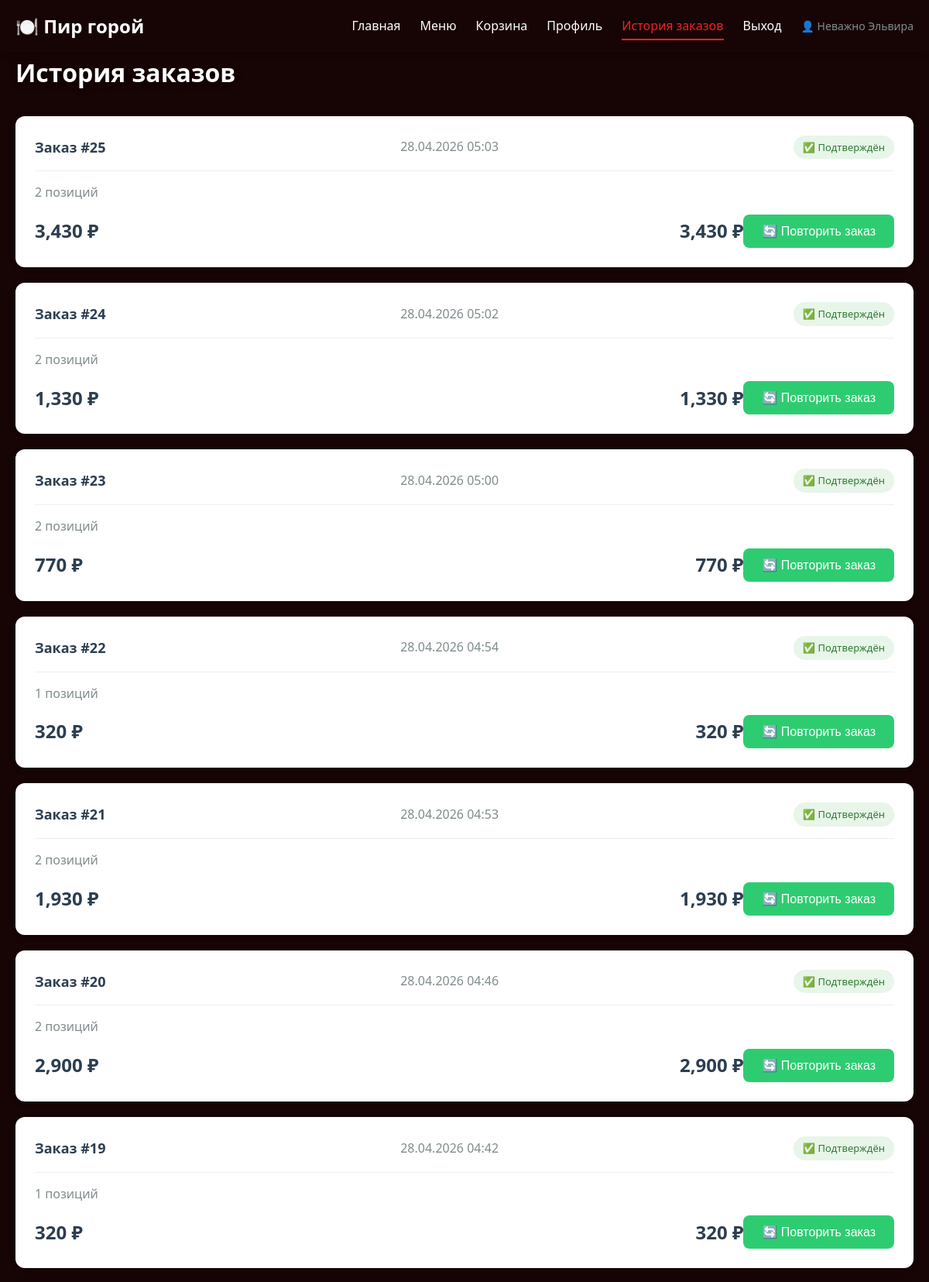
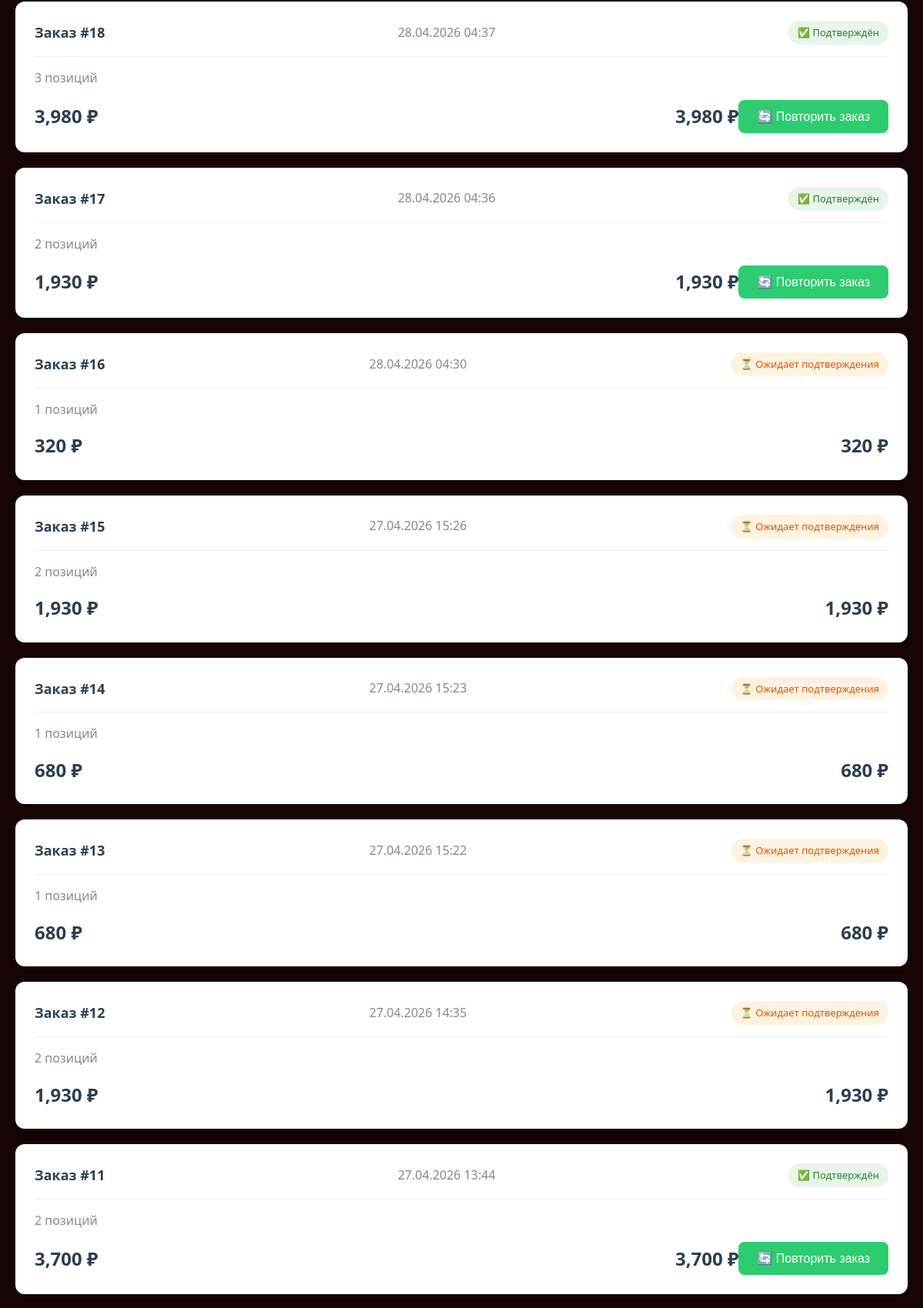
The page /?page=orders (signed in, upper part) on the database its author committed (2 pictures, top to bottom).
### tables this page shows
CREATE TABLE `orders` (
  `id` int(11) NOT NULL,
  `user_id` int(11) NOT NULL,
  `total_amount` decimal(10,2) NOT NULL,
  `status` enum('new','pending','confirmed','cooking','ready','delivered','cancelled') DEFAULT 'new',
  `delivery_address` text DEFAULT NULL,
  `created_at` timestamp NOT NULL DEFAULT current_timestamp(),
  `confirm_token` varchar(255) DEFAULT NULL
);

### src/Controllers/OrderHistoryController.php (called while the page is built, shortened)
<?php
class OrderHistoryController {
    public function index() {
        $service = new OrderHistoryService();
        $orders = $service->getUserOrders($_SESSION['user_id']);
        require_once __DIR__ . '/../Views/orders.php';
    }
}

### src/Services/OrderHistoryService.php (called while the page is built, shortened)
<?php
class OrderHistoryService {
    public function getUserOrders(int $userId): array {
        $pdo = DBStorage::getInstance();
        $stmt = $pdo->prepare("
            SELECT o.id, o.total_amount, o.status, o.created_at, o.confirm_token,
                   (SELECT COUNT(*) FROM order_items WHERE order_id = o.id) as items_count
            FROM orders o
            WHERE o.user_id = ?
            ORDER BY o.created_at DESC
        ");
        $stmt->execute([$userId]);
        return $stmt->fetchAll();
    }
}

### src/Views/orders.php (the view, shortened to what this page needs)
<!DOCTYPE html>
<html lang="ru">
<head>
    <link rel="stylesheet" href="/assets/css/style.css">
</head>
<body>
    <?php require_once __DIR__ . '/header.php'; ?>
    <main class="container">
        <h1 class="page-title">История заказов</h1>
        <?php if (empty($orders)): ?>
            <div class="empty-orders">
                <div class="empty-orders-icon">📋</div>
                <h2>У вас пока нет заказов</h2>
                <p>Самое время попробовать наши блюда!</p>
                <a href="/?page=menu" class="btn btn-primary">Перейти в меню</a>
            </div>
        <?php else: ?>
            <div class="orders-list">
                <?php foreach ($orders as $order): ?>
                <?php
                $s = isset($order['status']) ? (string)$order['status'] : '';
                if ($s === 'pending') {
                    $t = '⏳ Ожидает подтверждения'; $c = 'status-pending';
                } elseif ($s === 'confirmed') {
                    $t = '✅ Подтверждён'; $c = 'status-confirmed';
                } elseif ($s === 'cooking') {
                    $t = '👨‍🍳 Готовится'; $c = 'status-cooking';
                } elseif ($s === 'ready') {
                    $t = '✨ Готов к выдаче'; $c = 'status-ready';
                } elseif ($s === 'delivered') {
                    $t = '🚚 Доставлен'; $c = 'status-delivered';
                } elseif ($s === 'cancelled') {
                    $t = '❌ Отменён'; $c = 'status-cancelled';
                } elseif ($s === 'new') {
                    $t = '📦 Новый'; $c = 'status-new';
                } else {
                    $t = '❓ [' . htmlspecialchars($s) . ']'; $c = 'status-unknown';
                }
                ?>
                <div class="order-card">
                    <div class="order-header">
                        <div class="order-id">Заказ #<?= $order['id'] ?></div>
                        <div class="order-date"><?= date('d.m.Y H:i', strtotime($order['created_at'])) ?></div>
                        <span class="order-status <?= $c ?>"><?= $t ?></span>
                    </div>
                    <div class="order-items">
                        <span class="items-count"><?= $order['items_count'] ?? 0 ?> позиций</span>
                    </div>
                    <div class="order-footer">
                        <div class="order-total"><?= number_format($order['total_amount']) ?> ₽</div>
                        <div class="order-footer">
                            <div class="order-total"><?= number_format($order['total_amount']) ?> ₽</div>
                            <?php if ($s === 'confirmed'): ?>
                                <button class="btn btn-secondary" onclick="repeatOrder(<?= $order['id'] ?>)">
                                    🔄 Повторить заказ
                                </button>
                            <?php endif; ?>
                        </div>
                    </div>
                </div>
                <?php endforeach; ?>
            </div>
        <?php endif; ?>
    </main>
</body>
</html>

### assets/css/style.css (style rules this page uses)
* { margin: 0; padding: 0; box-sizing: border-box; }
:root { --primary: #e74c3c; --primary-dark: #c0392b; --secondary: #2ecc71; --secondary-dark: #27ae60; --dark: #2c3e50; --light: #ecf0f1; --cream: #fdf5e6; --text: #333; --text-light: #7f8c8d; --shadow: 0 2px 10px rgba(0,0,0,0.1); --shadow-lg: 0 5px 20px rgba(0,0,0,0.15); --radius: 8px; --radius-lg: 12px; }
body { font-family: 'Segoe UI', Tahoma, Geneva, Verdana, sans-serif; color: var(--text); line-height: 1.6; background: #170404; }
.container { max-width: 1200px; margin: 0 auto; padding: 0 20px; }
.btn { display: inline-block; padding: 12px 24px; border: none; border-radius: var(--radius); cursor: pointer; font-size: 16px; font-weight: 500; text-decoration: none; transition: all 0.3s; text-align: center; }
.btn-secondary { background: var(--secondary); color: white; }
.orders-list { margin-top: 30px; }
.order-card { background: white; border-radius: var(--radius-lg); padding: 25px; margin-bottom: 20px; box-shadow: var(--shadow); }
.order-header { display: flex; justify-content: space-between; align-items: center; margin-bottom: 15px; padding-bottom: 15px; border-bottom: 1px solid var(--light); }
.order-id { font-weight: bold; font-size: 18px; color: var(--dark); }
.order-date { color: var(--text-light); }
.order-status { padding: 5px 15px; border-radius: 20px; font-size: 14px; font-weight: 500; }
.status-confirmed { background: #f3e5f5; color: #7b1fa2; }
.order-items { margin-bottom: 15px; }
.items-count { color: var(--text-light); }
.order-footer { display: flex; justify-content: space-between; align-items: center; }
.order-total { font-size: 24px; font-weight: bold; color: var(--dark); }
.section-title, .page-title { color: #ffffff; text-shadow: 0 2px 8px rgba(0, 0, 0, 0.5); }
.status-pending { background:#fff3e0; color:#e65100; padding:5px 12px; border-radius:15px; font-size:13px; font-weight:500; }
.status-confirmed { background:#e8f5e9; color:#2e7d32; padding:5px 12px; border-radius:15px; font-size:13px; font-weight:500; }

### rows shown on the page
orders: id "25", created_at "28.04.2026 05:03", status "✅ Подтверждён", items_count "2", total_amount "3,430"
orders: id "24", created_at "28.04.2026 05:02", status "✅ Подтверждён", items_count "2", total_amount "1,330"
orders: id "23", created_at "28.04.2026 05:00", status "✅ Подтверждён", items_count "2", total_amount "770"
orders: id "22", created_at "28.04.2026 04:54", status "✅ Подтверждён", items_count "1", total_amount "320"
orders: id "21", created_at "28.04.2026 04:53", status "✅ Подтверждён", items_count "2", total_amount "1,930"
orders: id "20", created_at "28.04.2026 04:46", status "✅ Подтверждён", items_count "2", total_amount "2,900"
orders: id "19", created_at "28.04.2026 04:42", status "✅ Подтверждён", items_count "1", total_amount "320"
orders: id "18", created_at "28.04.2026 04:37", status "✅ Подтверждён", items_count "3", total_amount "3,980"
orders: id "17", created_at "28.04.2026 04:36", status "✅ Подтверждён", items_count "2", total_amount "1,930"
orders: id "16", created_at "28.04.2026 04:30", status "⏳ Ожидает подтверждения", items_count "1", total_amount "320"
orders: id "15", created_at "27.04.2026 15:26", status "⏳ Ожидает подтверждения", items_count "2", total_amount "1,930"
orders: id "14", created_at "27.04.2026 15:23", status "⏳ Ожидает подтверждения", items_count "1", total_amount "680"
orders: id "13", created_at "27.04.2026 15:22", status "⏳ Ожидает подтверждения", items_count "1", total_amount "680"
orders: id "12", created_at "27.04.2026 14:35", status "⏳ Ожидает подтверждения", items_count "2", total_amount "1,930"
orders: id "11", created_at "27.04.2026 13:44", status "✅ Подтверждён", items_count "2", total_amount "3,700"

### other values the page prints
$_SESSION['user_name'] "Неважно Эльвира"
